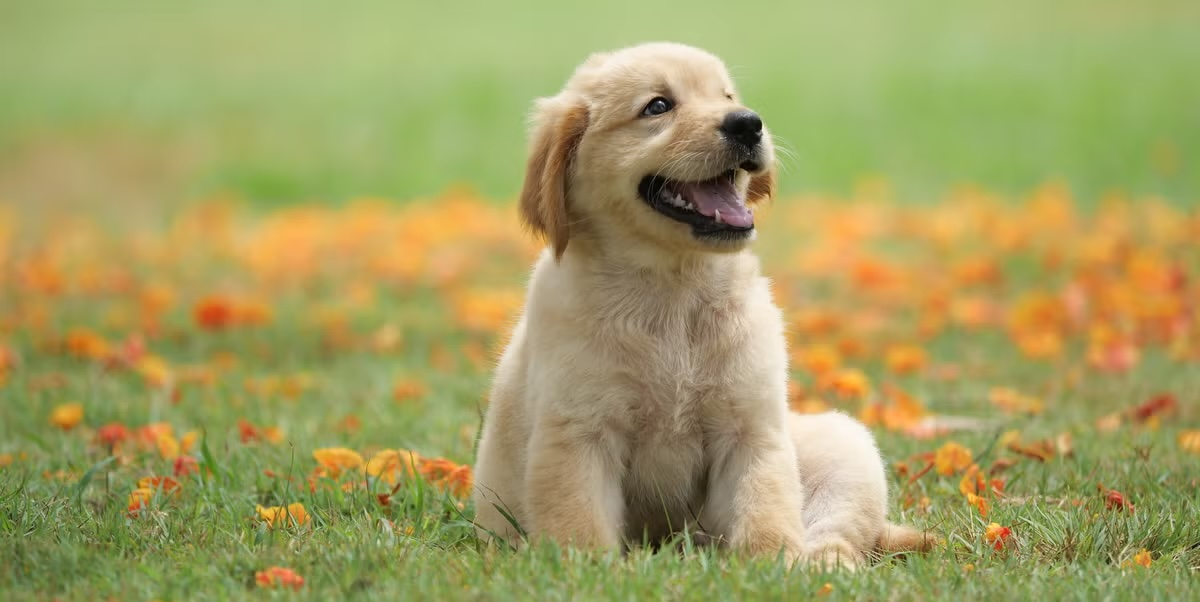
#> input picture Data/Dog.jpg, 1200 x 602 px
$ jupyter execute exp_6.ipynb
#> lines starting #> are read from the running program, lines starting #| are printed output that depends on the picture; after the words box and inside, x2 and y2 are one past the last pixel; in counts of white or black regions, pixels touching at a corner belong together
[cell 1]
import cv2
import numpy as np
import matplotlib.pyplot as plt

#Load Image as grayscale
img = cv2.imread('../Data/Dog.jpg', cv2.IMREAD_GRAYSCALE)
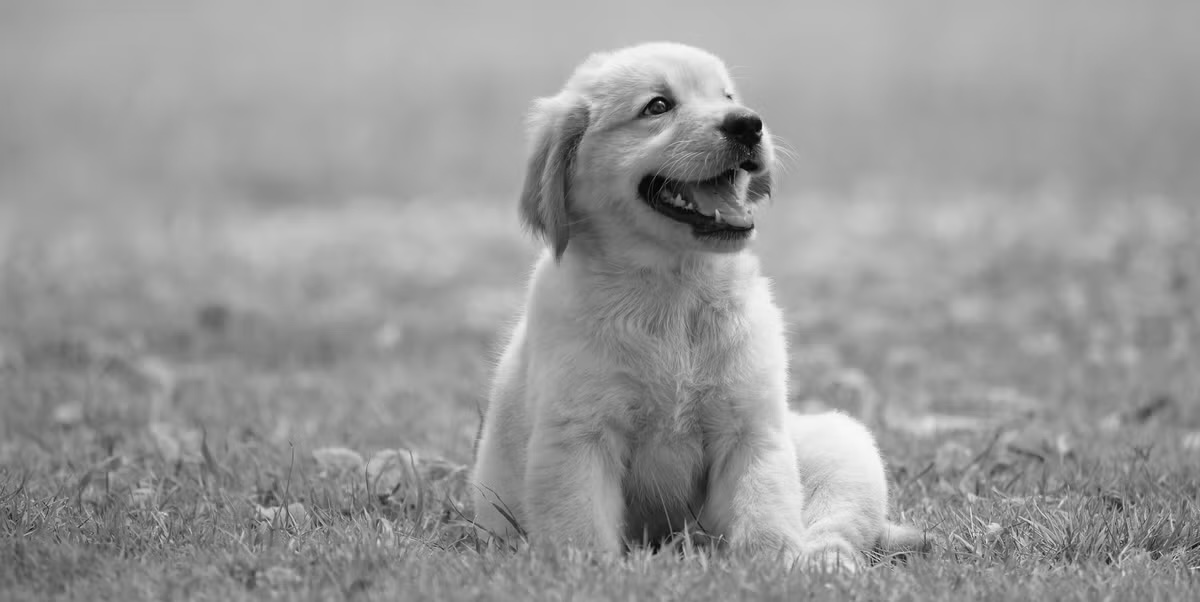
#> img: shape (602, 1200); min 1, max 251, mean 153.1

[cell 2]
#function to calculate histogram of an image
def histogram(img):
    frequency = np.zeros(256, dtype=np.int64)

    for pixel in img.ravel():
        frequency[pixel] += 1
#> this loop made 722400 passes
#> pixel on passes 1 to 3: 156, 156, 156
#> after the loop, frequency = 256 values, max 13705 at index 163, min 0 at index 0, mean 2821.9

    return frequency

[cell 3]
#create histogram of the image
hist = histogram(img)
#> hist has the same summary as frequency in histogram

[cell 4]
#Function to find Otsu threshold
def otsu_threshold(histogram):
    best_threshold = 0
    highest_variance = 0

    gray_levels = np.arange(256)

    for level in range(256):
        background = histogram[:level+1]
        foreground = histogram[level+1:]

        count_background = np.sum(background)
        count_foreground = np.sum(foreground)

        if count_background == 0 or count_foreground == 0:
            continue

        mean_background = np.sum(gray_levels[:level+1] * background) / count_background
        mean_foreground = np.sum(gray_levels[level+1:] * foreground) / count_foreground

        between_variance = (count_background * count_foreground * (mean_background - mean_foreground) ** 2)

        if between_variance > highest_variance:
            highest_variance = between_variance
            best_threshold = level
#> this loop made 256 passes
#> (background, count_background, count_foreground, mean_background, mean_foreground, highest_variance) on passes 2 to 9: ([0, 3], 3, 722397, 1, 153.1, 5.02e+10), ([0, 3, 4], 7, 722393, 1.57, 153.1, 1.16e+11), ([0, 3, 4, 3], 10, 722390, 2, 153.1, 1.65e+11), ([0, 3, 4, 3, 9], 19, 722381, 2.95, 153.1, 3.1e+11), ([0, 3, 4, 3, 9, 14], 33, 722367, 3.82, 153.1, 5.31e+11), ([0, 3, 4, 3, 9, 14, 20], 53, 722347, 4.64, 153.1, 8.44e+11), ([0, 3, 4, 3, 9, 14, 20, 29], 82, 722318, 5.48, 153.1, 1.29e+12), ([0, 3, 4, 3, 9, 14, 20, 29, 52], 134, 722266, 6.46, 153.2, 2.08e+12)
#> (count_background, count_foreground, mean_background, mean_foreground, highest_variance) on passes 16 to 21: (821, 721579, 11.61, 153.3, 1.19e+13), (950, 721450, 12.21, 153.3, 1.36e+13), (1089, 721311, 12.82, 153.3, 1.55e+13), (1200, 721200, 13.3, 153.4, 1.7e+13), (1317, 721083, 13.8, 153.4, 1.85e+13), (1435, 720965, 14.31, 153.4, 2e+13)
#> after the loop, best_threshold = 147; highest_variance = 2.79e+14

    return best_threshold

[cell 5]
#Calculate threshold
threshold = otsu_threshold(hist)
#> threshold = 147
print(f"Otsu's threshold value: {threshold}")
#| Otsu's threshold value: 147

[cell 6]
#create binary image
binary_image = np.where(img > threshold, 255, 0).astype(np.uint8)
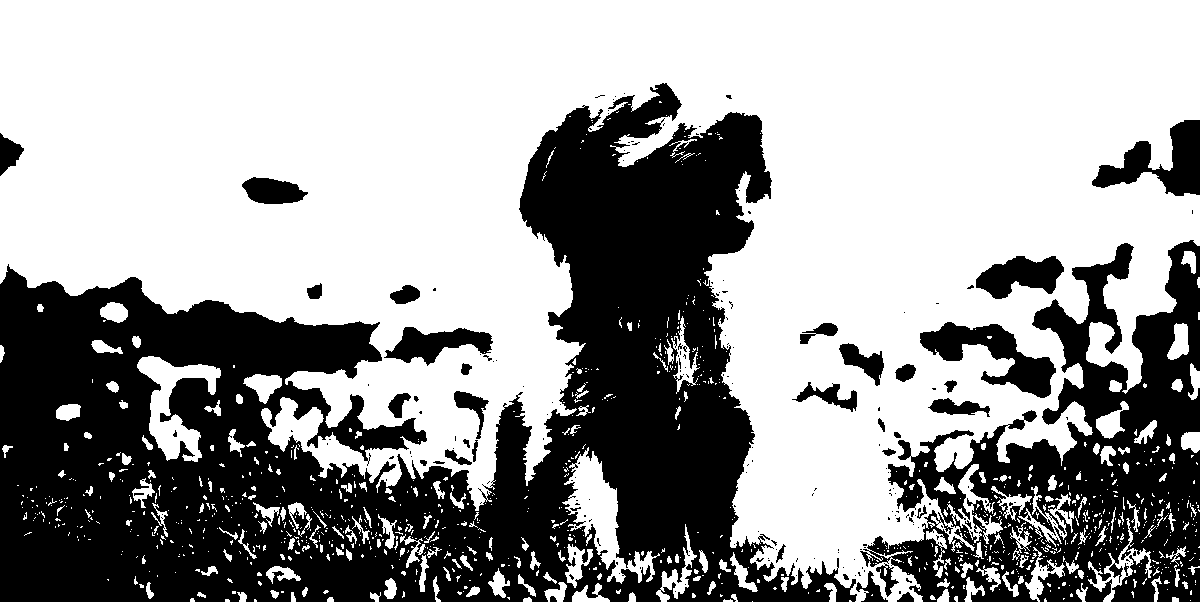
#> binary_image: shape (602, 1200); 61.8% white; 214 black regions (175 under 20 px), largest, box (x1, y1, x2, y2) and area: (0, 83, 857, 602) 202209, (860, 240, 1200, 602) 52720, (920, 322, 1056, 398) 4130

[cell 7]
#Display Output
plt.figure(figsize=(12, 6))
plt.subplot(1, 2, 1)
plt.imshow(img, cmap='gray')
plt.title('Original Image')
plt.axis('off')

plt.subplot(1, 2, 2)
plt.imshow(binary_image, cmap='gray')
plt.title('Otsu Thresholding')
plt.axis('off')
plt.show()
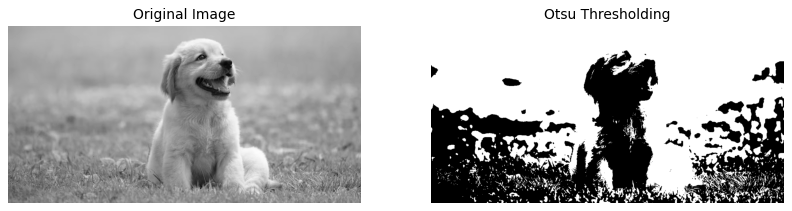
#> figure drawn by matplotlib, 2 panels
